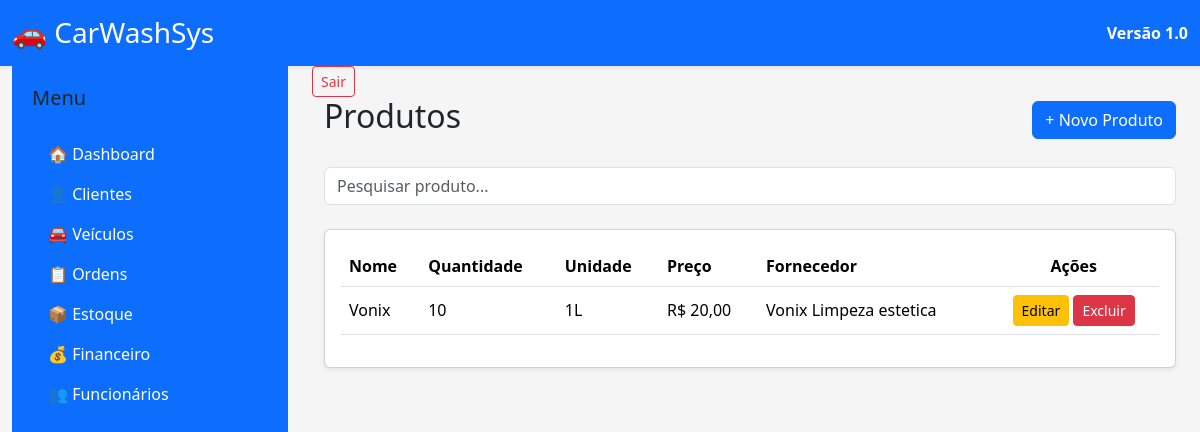
Page /estoque/ on the committed database.
### apps/estoque/models.py (models this page shows, shortened)
class Produto(models.Model):
    nome = models.CharField(
        max_length=100,
    )
    quantidade = models.PositiveIntegerField()
    unidade = models.CharField(
        max_length=20,
    )
    preco = models.DecimalField(
        max_digits=10,
        decimal_places=2,
    )
    fornecedor = models.CharField(
        max_length=100,
        blank=True,
    )
    ativo = models.BooleanField(
        default=True,
    )

### apps/estoque/views.py (the view)
def lista_produtos(request):
    produtos = Produto.objects.all()
    context = {
        "produtos": produtos,
    }
    return render(
        request,
        "estoque/lista.html",
        context
    )

### templates/estoque/lista.html (shortened to what this page needs)
{% extends "base.html" %}
{% block content %}
<div class="container-fluid">
    <div class="d-flex justify-content-between align-items-center mb-4">
        <h2>
            Produtos
        </h2>
        <a
            href="{% url 'novo_produto' %}"
            class="btn btn-primary">
            + Novo Produto
        </a>
    </div>
    <div class="mb-4">
            <input
                type="text"
                class="form-control"
                placeholder="Pesquisar produto...">
        </div>
    <div class="card shadow-sm">
        <div class="card-body">
            <table class="table table-hover align-middle">
                <thead>
                    <tr>
                        <th>Nome</th>
                        <th>Quantidade</th>
                        <th>Unidade</th>
                        <th>Preço</th>
                        <th>Fornecedor</th>
                        <th class="text-center">Ações</th>
                    </tr>
                </thead>
                <tbody>
                    {% for produto in produtos %}
                    <tr>
                        <td>{{ produto.nome }}</td>
                        <td>{{ produto.quantidade }}</td>
                        <td>{{ produto.unidade }}</td>
                        <td>R$ {{ produto.preco|floatformat:2 }}</td>
                        <td>{{ produto.fornecedor }}</td>
                        <td class="text-center">
                            <a
                                href="{% url 'editar_produto' produto.pk %}"
                                class="btn btn-warning btn-sm">
                                Editar
                            </a>
                            <a
                                href="{% url 'excluir_produto' produto.pk %}"
                                class="btn btn-danger btn-sm">
                                Excluir
                            </a>
                        </td>
                    </tr>
                    {% empty %}
                    <tr>
                        <td colspan="6" class="text-center text-muted">
                            Nenhum produto cadastrado.
                        </td>
                    </tr>
                    {% endfor %}
                </tbody>
            </table>
        </div>
    </div>
</div>
{% endblock %}

### static/css/style.css (style rules this page uses)
body { background: #f5f5f5; font-family: "Segoe UI", Arial, sans-serif; }

### rows in the picture
Produto: nome "Vonix", quantidade "10", unidade "1L", preco "20,00", fornecedor "Vonix Limpeza estetica"
